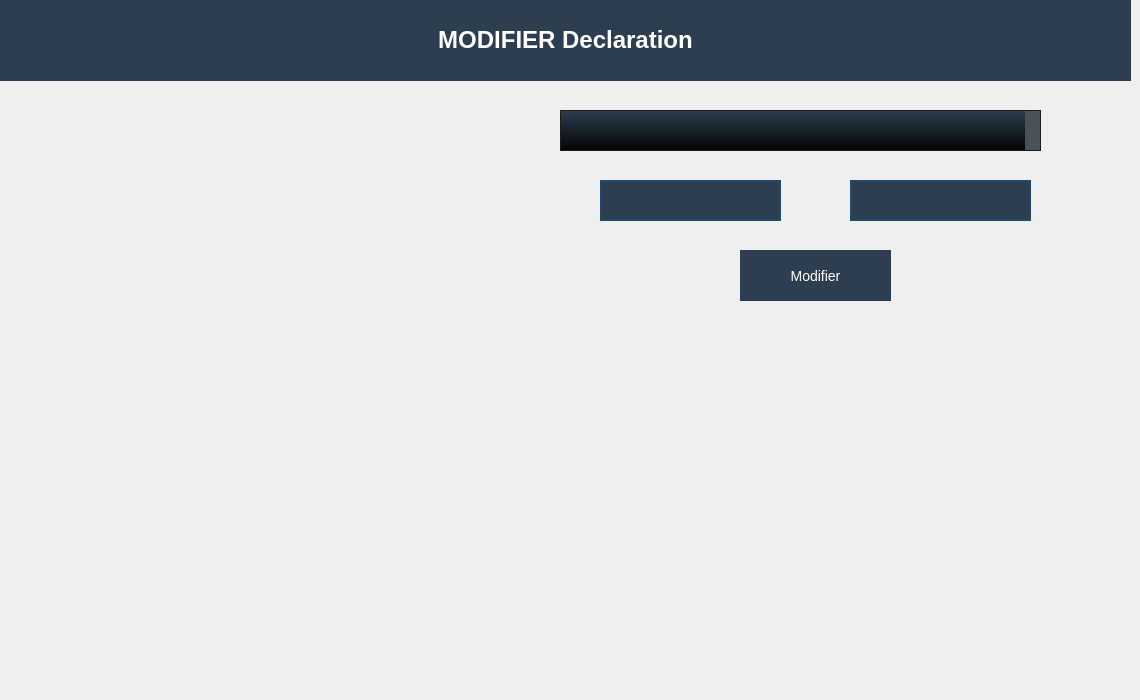
            <widget class="QWidget" name="tab_16">
             <attribute name="title">
              <string>    Modifier    </string>
             </attribute>
             <widget class="QLabel" name="label_84">
              <property name="geometry">
               <rect>
                <x>0</x>
                <y>0</y>
                <width>1131</width>
                <height>81</height>
               </rect>
              </property>
              <property name="styleSheet">
               <string notr="true">background-color :#2c3e50
;</string>
              </property>
              <property name="text">
               <string>&lt;!DOCTYPE HTML PUBLIC &quot;-//W3C//DTD HTML 4.0//EN&quot; &quot;http://www.w3.org/TR/REC-html40/strict.dtd&quot;&gt;
&lt;html&gt;&lt;head&gt;&lt;meta name=&quot;qrichtext&quot; content=&quot;1&quot; /&gt;&lt;style type=&quot;text/css&quot;&gt;
p, li { white-space: pre-wrap; }
&lt;/style&gt;&lt;/head&gt;&lt;body style=&quot; font-family:'MS Shell Dlg 2'; font-size:8pt; font-weight:400; font-style:normal;&quot;&gt;
&lt;p align=&quot;center&quot; style=&quot; margin-top:0px; margin-bottom:0px; margin-left:0px; margin-right:0px; -qt-block-indent:0; text-indent:0px;&quot;&gt;&lt;span style=&quot; font-size:18pt; font-weight:600; color:#ffffff;&quot;&gt;MODIFIER &lt;/span&gt;&lt;span style=&quot; font-size:18pt; font-weight:600; color:#ffffff;&quot;&gt;Declaration&lt;/span&gt;&lt;/p&gt;&lt;/body&gt;&lt;/html&gt;</string>
              </property>
             </widget>
             <widget class="QComboBox" name="comboBox_4">
              <property name="geometry">
               <rect>
                <x>560</x>
                <y>110</y>
                <width>481</width>
                <height>41</height>
               </rect>
              </property>
              <property name="styleSheet">
               <string notr="true">QComboBox
{
    background-color: qlineargradient(spread:repeat, x1:1, y1:0, x2:1, y2:1, stop:0 rgba(44,62, 80, 255),stop:1 rgba(3, 2, 5, 255));
    padding-left: 6px;
	border: 1px solid #1d1d1d;
    color: #fff;
    height: 20px;

}


QComboBox::disabled
{
	background-color: #404040;
	color: #656565;
	border-color: #051a39;

}


QComboBox:on
{
    background-color: #4a5157;
	color: #fff;

}


QComboBox QAbstractItemView
{
    background-color: #e8d9d7;
    color: #000;
    selection-background-color: #aa7e82;
	selection-color: #fff;
    outline: 0;

}


QComboBox::drop-down
{
	background-color: #4a5157;
    subcontrol-origin: padding;
    subcontrol-position: top right;
    width: 15px;

}


QComboBox::down-arrow
{
    image: url(://arrow-down.png);
    width: 8px;
    height: 8px;

}</string>
              </property>
             </widget>
             <widget class="QLineEdit" name="tell_2">
              <property name="geometry">
               <rect>
                <x>600</x>
                <y>180</y>
                <width>181</width>
                <height>41</height>
               </rect>
              </property>
              <property name="styleSheet">
               <string notr="true">QLineEdit
{
	background-color: #2c3e50;
	color: #fcfcfc;
	border-style: solid;
	border-width: 2px;
	border-color: #1e4b6d;


}


QLineEdit::hover
{
	background-color: #2c3e50;
	color: #fcfcfc;
	border-style: solid;
	border-width: 2px;
	border-color: #01dcff;


}


QLineEdit::focus
{
	
	color: #fcfcfc;
	border-style: solid;
	border-width: 2px;
	border-color: #01dcff;


}</string>
              </property>
             </widget>
             <widget class="QPushButton" name="Modifier_3">
              <property name="geometry">
               <rect>
                <x>740</x>
                <y>250</y>
                <width>151</width>
                <height>51</height>
               </rect>
              </property>
              <property name="styleSheet">
               <string notr="true">QPushButton{
font-family: &quot;Roboto&quot;, sans-serif;
    text-transform: uppercase;
    outline: 0;
    background: #2c3e50;
    color: #FFFFFF;
    width: 100%;
    border: 0;
    padding: 15px;
    font-size: 14px;
    -webkit-transition: all 0.3 ease;
    transition: all 0.3 ease;
    cursor: pointer;

}
QPushButton:hover
{

    background: #3498db;
}</string>
              </property>
              <property name="text">
               <string>Modifier</string>
              </property>
              <property name="icon">
               <iconset resource="resource.qrc">
                <normaloff>:/img/icons8-edit-48.png</normaloff>:/img/icons8-edit-48.png</iconset>
              </property>
              <property name="iconSize">
               <size>
                <width>30</width>
                <height>30</height>
               </size>
              </property>
             </widget>
             <widget class="QLineEdit" name="emaill_2">
              <property name="geometry">
               <rect>
                <x>850</x>
                <y>180</y>
                <width>181</width>
                <height>41</height>
               </rect>
              </property>
              <property name="styleSheet">
               <string notr="true">QLineEdit
{
	background-color: #2c3e50;
	color: #fcfcfc;
	border-style: solid;
	border-width: 2px;
	border-color: #1e4b6d;


}


QLineEdit::hover
{
	background-color: #2c3e50;
	color: #fcfcfc;
	border-style: solid;
	border-width: 2px;
	border-color: #01dcff;


}


QLineEdit::focus
{
	
	color: #fcfcfc;
	border-style: solid;
	border-width: 2px;
	border-color: #01dcff;


}</string>
              </property>
             </widget>
             <widget class="QLabel" name="label_85">
              <property name="geometry">
               <rect>
                <x>0</x>
                <y>80</y>
                <width>1121</width>
                <height>611</height>
               </rect>
              </property>
              <property name="styleSheet">
               <string notr="true">border-image: url(:/recources/img/back.jpg) 1 1 1 1 stretch stretch ,  transparent;
</string>
              </property>
              <property name="text">
               <string/>
              </property>
             </widget>
            </widget>
